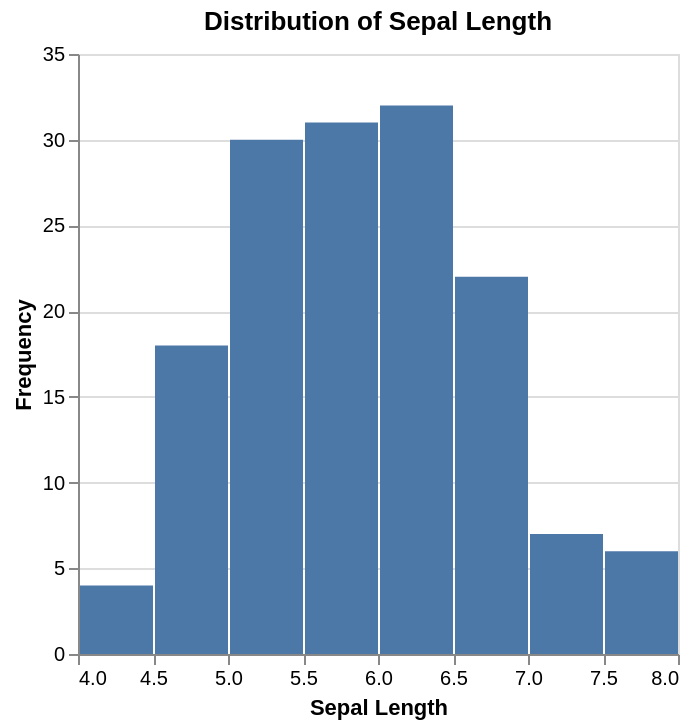

Source (notebook cell):
### Markdown cell above
**1. Distribution of a Single Feature:**

Task: Visualize the distribution of sepal length across all iris species.

Goal: Understand the range and central tendency of sepal length.

Altair Approach: Use a histogram.

### Code cell
# 1. Distribution of a Single Feature: Sepal Length
chart1 = alt.Chart(iris).mark_bar().encode(
    x=alt.X('sepalLength:Q', bin=True, title='Sepal Length'),
    y=alt.Y('count()', title='Frequency'),
    tooltip=[alt.Tooltip('sepalLength', bin=True, title='Sepal Length'), 'count()']
).properties(
    title='Distribution of Sepal Length'
).interactive()

chart1

### Figure 1 — Vega-Lite specification as saved in the notebook (floating-point values rounded to 4 significant figures; data arrays with more than 128 entries replaced by an {"elided": "..."} marker saying what was removed)
{"config": {"view": {"continuousWidth": 300, "continuousHeight": 300}}, "data": {"name": "data-5492ad92962bad06c6c3f4c2fd78919a"}, "mark": {"type": "bar"}, "encoding": {"tooltip": [{"bin": true, "field": "sepalLength", "title": "Sepal Length", "type": "quantitative"}, {"aggregate": "count", "type": "quantitative"}], "x": {"bin": true, "field": "sepalLength", "title": "Sepal Length", "type": "quantitative"}, "y": {"aggregate": "count", "title": "Frequency", "type": "quantitative"}}, "params": [{"name": "param_1", "select": {"type": "interval", "encodings": ["x", "y"]}, "bind": "scales"}], "title": "Distribution of Sepal Length", "$schema": "https://vega.github.io/schema/vega-lite/v5.20.1.json", "datasets": {"data-5492ad92962bad06c6c3f4c2fd78919a": {"elided": "150 records"}}}
